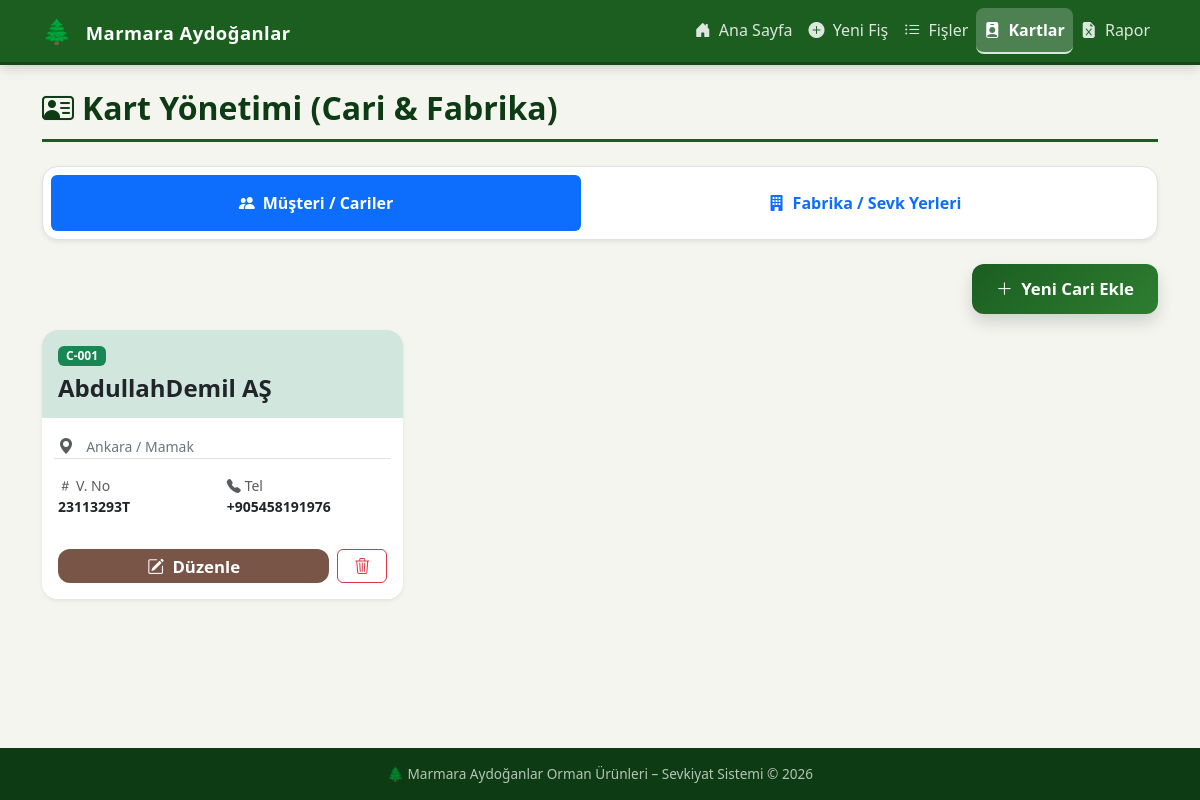
Page /kartlar on the committed database.
### app.py (models this page shows, shortened)
class Cari(db.Model):
    __tablename__ = "cari"
    firma_kodu = db.Column(db.String(20), primary_key=True)
    firma_adi = db.Column(db.String(200), unique=True, nullable=False)
    vergi_dairesi = db.Column(db.String(100))
    vergi_numarasi = db.Column(db.String(50))
    firma_adres = db.Column(db.Text)
    e_posta = db.Column(db.String(100))
    telefon_no = db.Column(db.String(20))

### app.py (the view)
@app.route("/kartlar")
def kartlar():
    cariler = Cari.query.order_by(Cari.firma_kodu).all()
    fabrikalar = Fabrika.query.order_by(Fabrika.firma_kodu).all()
    return render_template("kartlar.html", cariler=cariler, fabrikalar=fabrikalar)

### templates/kartlar.html (shortened to what this page needs)
{% extends "base.html" %}
{% block content %}
<div class="page-header d-flex justify-content-between align-items-center flex-wrap gap-2">
    <h2><i class="bi bi-person-vcard me-2"></i>Kart Yönetimi (Cari & Fabrika)</h2>
</div>
<ul class="nav nav-pills nav-fill mb-4 bg-white p-2 rounded-4 shadow-sm border" id="kartTabs" role="tablist">
    <li class="nav-item" role="presentation">
        <button class="nav-link active fw-bold py-3" id="cari-tab" data-bs-toggle="tab" data-bs-target="#cari-pane" type="button" role="tab">
            <i class="bi bi-people-fill me-2"></i>Müşteri / Cariler
        </button>
    </li>
    <li class="nav-item" role="presentation">
        <button class="nav-link fw-bold py-3" id="fabrika-tab" data-bs-toggle="tab" data-bs-target="#fabrika-pane" type="button" role="tab">
            <i class="bi bi-building-fill me-2"></i>Fabrika / Sevk Yerleri
        </button>
    </li>
</ul>
<div class="tab-content" id="kartTabsContent">
    <div class="tab-pane fade show active" id="cari-pane" role="tabpanel" aria-labelledby="cari-tab">
        <div class="d-flex justify-content-end mb-3">
            <button class="btn btn-ma-primary btn-lg px-4 shadow" data-bs-toggle="modal" data-bs-target="#ekleCariModal">
                <i class="bi bi-plus-lg me-1"></i> Yeni Cari Ekle
            </button>
        </div>
        <div class="row g-3">
            {% for c in cariler %}
            <div class="col-12 col-md-6 col-lg-4">
                <div class="card h-100 border-0 shadow-sm rounded-4 overflow-hidden position-relative">
                    <div class="card-header bg-success-subtle border-0 py-3">
                        <div class="d-flex justify-content-between align-items-center">
                            <span class="badge bg-success text-white px-2 py-1">{{ c.firma_kodu }}</span>
                        </div>
                        <h4 class="fw-bold mt-2 mb-0 text-dark">{{ c.firma_adi }}</h4>
                    </div>
                    <div class="card-body">
                        <div class="mb-2">
                            <i class="bi bi-geo-alt-fill text-muted me-2"></i>
                            <span class="text-secondary small">{{ c.firma_adres or 'Adres girilmemiş' }}</span>
                        </div>
                        <div class="row g-2 small border-top pt-2">
                            <div class="col-6">
                                <div class="text-muted"><i class="bi bi-hash me-1"></i>V. No</div>
                                <div class="fw-bold text-dark">{{ c.vergi_numarasi or '-' }}</div>
                            </div>
                            <div class="col-6">
                                <div class="text-muted"><i class="bi bi-telephone-fill me-1"></i>Tel</div>
                                <div class="fw-bold text-dark">{{ c.telefon_no or '-' }}</div>
                            </div>
                        </div>
                    </div>
                    <div class="card-footer bg-white border-0 p-3 d-flex gap-2">
                        <button class="btn btn-ma-accent flex-grow-1 py-1"
                                data-bs-toggle="modal"
                                data-bs-target="#duzenleModal"
                                data-tur="cari"
                                data-kod="{{ c.firma_kodu }}"
                                data-ad="{{ c.firma_adi }}"
                                data-vd="{{ c.vergi_dairesi }}"
                                data-vn="{{ c.vergi_numarasi }}"
                                data-adr="{{ c.firma_adres }}"
                                data-ep="{{ c.e_posta }}"
                                data-tel="{{ c.telefon_no }}">
                            <i class="bi bi-pencil-square me-1"></i> Düzenle
                        </button>
                        <button class="btn btn-outline-danger py-1 px-3"
                                data-bs-toggle="modal"
                                data-bs-target="#silModal"
                                data-tur="cari"
                                data-kod="{{ c.firma_kodu }}"
                                data-ad="{{ c.firma_adi }}">
                            <i class="bi bi-trash3"></i>
                        </button>
                    </div>
                </div>
            </div>
            {% else %}
            <div class="col-12 text-center py-5">
                <div class="display-1 text-muted opacity-25 mb-3">📂</div>
                <h4 class="text-muted">Henüz kayıtlı cari bulunmuyor.</h4>
            </div>
            {% endfor %}
        </div>
    </div>
</div>
{% endblock %}

### static/style.css (style rules this page uses)
:root { --ma-primary: #1b5e20; --ma-primary-light: #2e7d32; --ma-primary-dark: #0d3b13; --ma-accent: #795548; --ma-accent-light: #a1887f; --ma-bg: #f5f5f0; --ma-card-bg: #ffffff; --ma-text: #263238; --ma-text-muted: #607d8b; --ma-border: #e0e0e0; --ma-success: #2e7d32; --ma-danger: #c62828; --ma-warning: #f57f17; --ma-gradient: linear-gradient(135deg, var(--ma-primary) 0%, var(--ma-primary-light) 100%); --ma-gradient: linear-gradient(135deg, #1b5e20 0%, #2e7d32 100%); --ma-shadow-sm: 0 2px 8px rgba(0,0,0,0.05); --ma-shadow-md: 0 4px 20px rgba(0,0,0,0.08); --ma-shadow-lg: 0 10px 30px rgba(27, 94, 32, 0.15); --ma-transition: all 0.3s cubic-bezier(0.4, 0, 0.2, 1); }
* { box-sizing: border-box; }
body { font-family: 'Segoe UI', Tahoma, Geneva, Verdana, sans-serif; background-color: var(--ma-bg); color: var(--ma-text); min-height: 100vh; }
.page-header { margin-bottom: 1.5rem; padding-bottom: 0.75rem; border-bottom: 3px solid var(--ma-primary); }
.page-header h2 { font-weight: 700; color: var(--ma-primary-dark); margin-bottom: 0; }
.btn-ma-primary { background: var(--ma-gradient); color: #fff; border: none; border-radius: 12px; font-weight: 600; padding: 0.75rem 1.5rem; font-size: 1.05rem; transition: all 0.22s ease; box-shadow: 0 4px 15px rgba(27, 94, 32, 0.25); }
.btn-ma-accent { background: var(--ma-accent); color: #fff; border: none; border-radius: 12px; font-weight: 600; padding: 0.75rem 1.5rem; font-size: 1.05rem; transition: all 0.2s ease; }

### rows in the picture
Cari: firma_kodu "C-001", firma_adi "AbdullahDemil AŞ", firma_adres "Ankara / Mamak", vergi_numarasi "23113293T", telefon_no "+905458191976"
